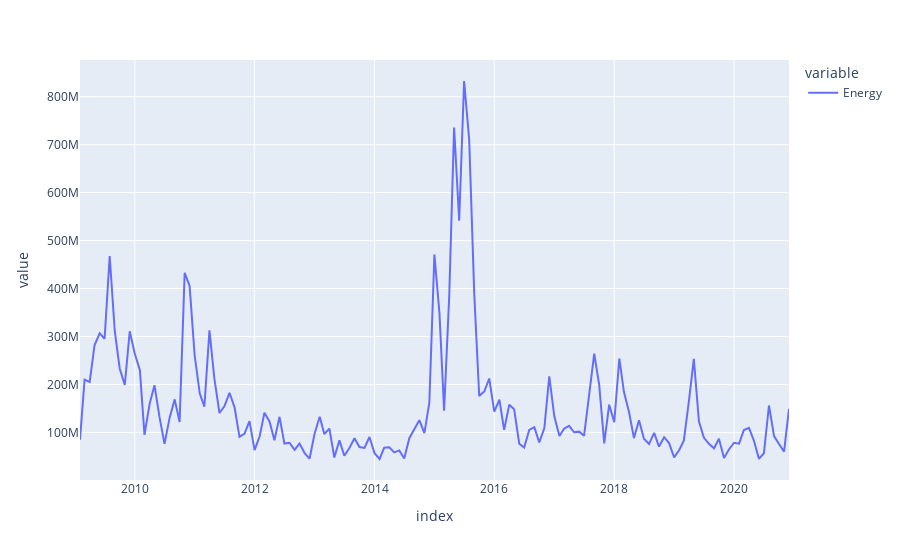

Notebook source saved alongside this figure:
### Code cell
px.line(industry_volume['Energy'])

### Figure 1 — Plotly figure (JSON) as saved in the notebook; plotly's stock layout.template omitted (floating-point values rounded to 4 significant figures; data arrays with more than 128 entries replaced by an {"elided": "..."} marker saying what was removed)
{"data": [{"hovertemplate": "variable=Energy<br>index=%{x}<br>value=%{y}<extra></extra>", "legendgroup": "Energy", "line": {"color": "#636efa", "dash": "solid"}, "mode": "lines", "name": "Energy", "orientation": "v", "showlegend": true, "type": "scatter", "x": {"elided": "143 str values"}, "xaxis": "x", "y": {"elided": "143 float values"}, "yaxis": "y"}], "layout": {"legend": {"title": {"text": "variable"}, "tracegroupgap": 0}, "margin": {"t": 60}, "xaxis": {"anchor": "y", "domain": [0, 1], "title": {"text": "index"}}, "yaxis": {"anchor": "x", "domain": [0, 1], "title": {"text": "value"}}}}
